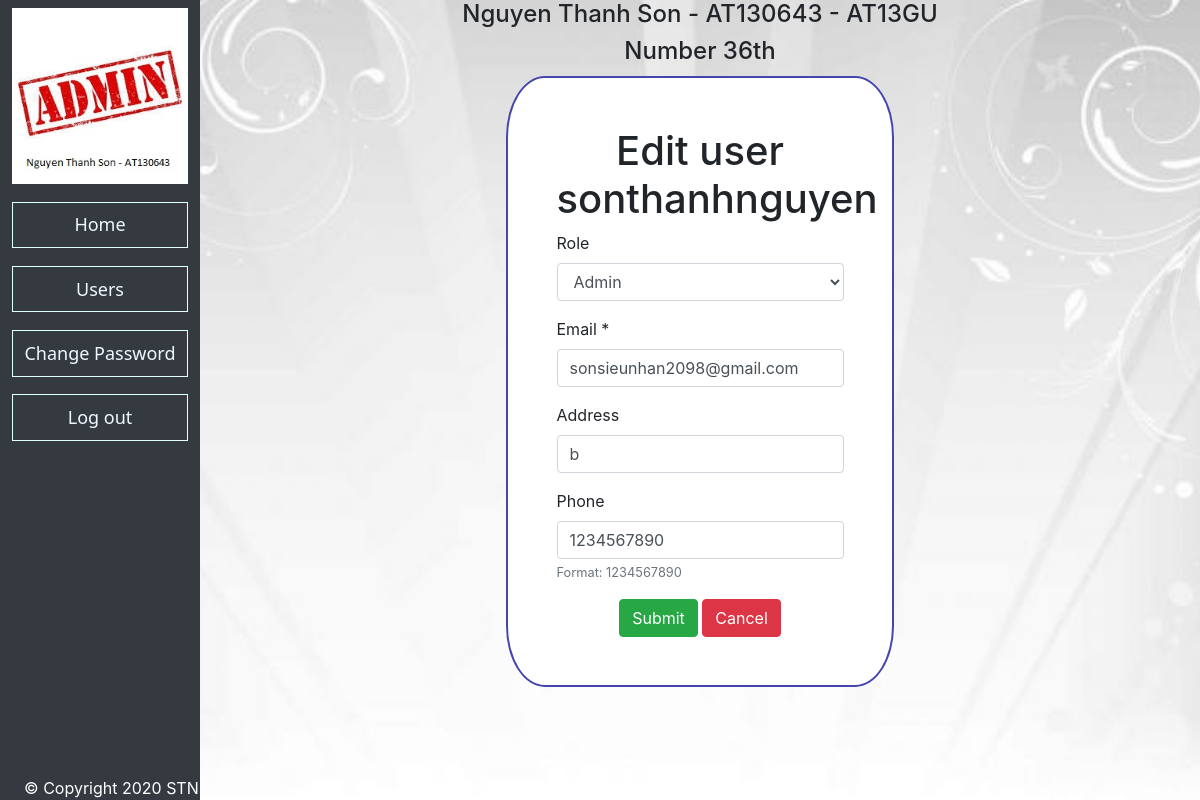
The app's page /manage/admin/editUser/1/ (signed in) with its own data.
### control/models.py (models this page shows)
class NguyenThanhSon36User(PermissionsMixin,AbstractBaseUser):
    id = models.AutoField(primary_key=True)
    username = models.CharField(max_length=30, unique=True)
    password = models.CharField(max_length=512, null=False)
    role = models.CharField(
        max_length=40,
        choices=[
            ('admin', 'admin'),
            ('librarian', 'librarian'),
            ('student/teacher', 'student/teacher'),
        ]
    )
    email = models.CharField(max_length=512, null=False, unique=True)
    address = models.CharField(max_length=512)
    phone = models.CharField(max_length=512)
    is_active = models.BooleanField(default=True)
    is_superuser = models.BooleanField(default=False)
    is_staff = models.BooleanField(default=True)
    REQUIRED_FIELDS = ['email']
    USERNAME_FIELD = 'username'
    objects = AccountUserManager()

### control/views.py (the view, shortened to what this page needs)
# urls.py: path('admin/editUser/<int:id>/', views.EditUser.as_view(), name='edit_user'),
class EditUser(LoginRequiredMixin, View):
    login_url = '/manage/login/'
    def get(self, request, id):
        if request.user.role != 'admin':
            logout(request)
            return redirect(
                '/manage/login/'
            )
        else:
            user = models.NguyenThanhSon36User.objects.get(id=id)
            return render(
                request,
                'control/editUser.html',
                context={'user':user}
            )

### control/templates/control/editUser.html (shortened to what this page needs)
{% extends 'control/baseAdmin.html' %}
{% block content %}
<form action="{% url 'manage:edit_user' user.id %}" method="POST">
    <div class="frame">
        <h1 class="text-center">Edit user {{ user.username }}</h1>
        <div class="form-group">
            <label for="Role">Role</label>
            <select class="form-control" name="role" id="role" onchange="updateInput('role', this.value)">
                <option value="admin">Admin</option>
            </select>
        </div>
        <div class="form-group">
            <label for="Email">Email *</label>
            <input type="email" name="email" id="email" class="form-control" placeholder="Email" value={{ user.email }}
                   onchange="updateInput('email', this.value)" required>
        </div>
        <div class="form-group">
            <label for="Address">Address</label>
            <input type="text" name="address" id="address" class="form-control" placeholder="Address"
                    onchange="updateInput('address', this.value)" value={{ user.address }}>
        </div>
        <div class="form-group">
            <label for="Phone">Phone</label>
            <input type="tel" name="phone" id="phone" class="form-control" placeholder="Phone" pattern="[0-9]{10}"
                   aria-describedby="helpId" onchange="updateInput('phone', this.value)" value={{ user.phone }}>
            <small id="helpId" class="text-muted">Format: 1234567890</small>
        </div>
        <div class="group text-center">
            <button type="submit" class="btn btn-success">Submit</button>
            <a href="{% url 'manage:user_list' %}">
                <button type="button" class="btn btn-danger">Cancel</button>
            </a>
        </div>
    </div>
</form>
{% endblock %}

### control/templates/control/baseAdmin.html (style rules this page uses)
html, body { width: 100%; height: 100%; }
body { background-image: url('/static/images/bg-03.jpg'); height: 100%; background-size: cover; backgorund-position: center; background-repeat: no-repeat; }

### control/templates/control/editUser.html (style rules this page uses)
.frame { width: 40%; margin: auto; padding: 5%; border-radius: 10%; border: 2px solid rgb(69, 69, 173); background-color: white; }

### records on screen
NguyenThanhSon36User: username "sonthanhnguyen", email "sonsieunhan2098@gmail.com", address "b", phone "1234567890"
